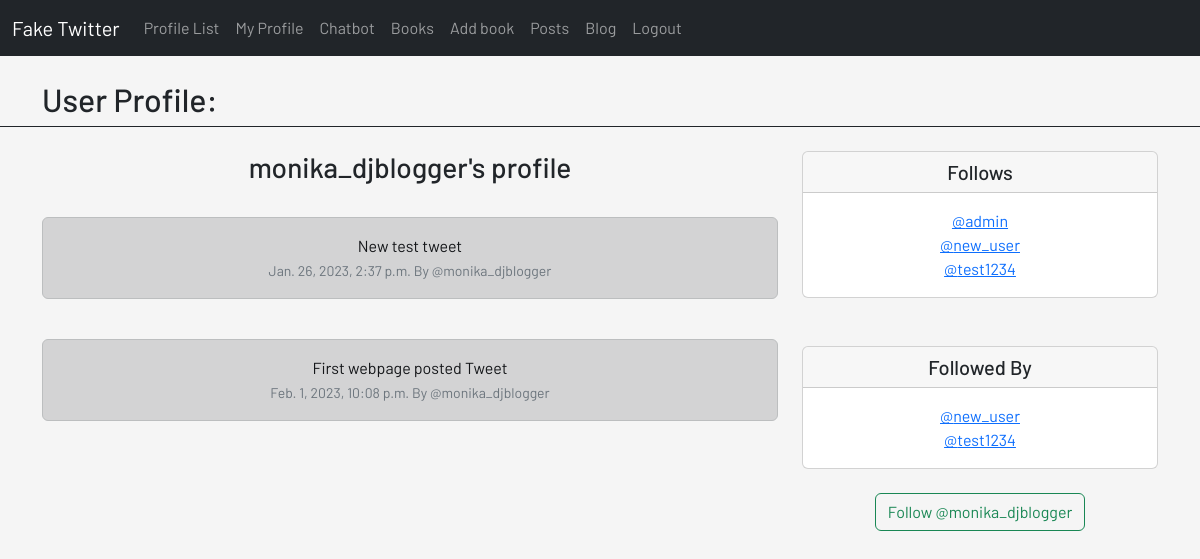
/profile/1/ (signed in), run on the app's committed database.
### main/models.py (models this page shows, shortened)
class Profile(models.Model):
    user = models.OneToOneField(User, on_delete=models.CASCADE)
    follows = models.ManyToManyField('self', related_name='followed_by', symmetrical=False, blank=True)
    date_modified = models.DateTimeField(User, auto_now=True)
    def __str__(self):
        return self.user.username

class Tweet(models.Model):
    user = models.ForeignKey(User, related_name="tweets", on_delete=models.DO_NOTHING)
    body = models.CharField(max_length=250)
    created_at = models.DateTimeField(auto_now_add=True)

### main/views.py (the view, shortened to what this page needs)
# urls.py: path('profile/<int:pk>/', views.profile, name='profile'),
def profile(request, pk):
    if request.user.is_authenticated:
        profile = Profile.objects.get(user_id=pk)
        tweets = Tweet.objects.filter(user_id=pk)
        return render(request, 'main/profile.html', {'profile': profile, 'tweets': tweets})
    else:
        messages.info(request, 'You Must Be Logged In To View This Page...')
        return redirect('main:home')

### main/templates/main/profile.html (shortened to what this page needs)
{% extends 'base.html' %}
{% block template %}
    {% include 'navbar-twitter.html' %}<br/>
    {% if profile %}
        <div class="border-bottom border-1 border-dark">
            <div class="container" style="text-align: left">
                <h2>User Profile:</h2>
            </div>
        </div><br/>
        <div class="container text-center">
            <div class="row">
                <div class="col-8">
                    <h3>{{ profile.user.username }}'s profile</h3><br/>
                    {% if tweets %}
                        {% for tweet in tweets %}
                            <div class="alert alert-dark" role="alert">
                                {{ tweet.body }}<br/>
            <small class="text-muted">
                {{ tweet.created_at }} By
                @{{ tweet.user.username }}
            </small>
                            </div><br/>
                        {% endfor %}
                    {% endif %}
                </div>
                <div class="col-4">
                    <div class="card">
                        <h5 class="card-header">Follows</h5>
                        <div class="card-body">
                            <p class="card-text">
                                {% for following in profile.follows.all %}
                                    <a href="{% url 'main:profile' following.user.id %}">@{{ following }}</a><br/>
                                {% endfor %}
                            </p>
                        </div>
                    </div>
                    <br/><br/>
                    <div class="card">
                        <h5 class="card-header">Followed By</h5>
                        <div class="card-body">
                            <p class="card-text">
                                {% for following in profile.followed_by.all %}
                                    <a href="{% url 'main:profile' following.user.id %}">@{{ following }}</a><br/>
                                {% endfor %}
                            </p>
                        </div>
                    </div><br/>
                    <form method="POST">
                        {% if profile in user.profile.follows.all %}
                            <button class="btn btn-outline-danger" name="follow" value="unfollow" type="submit">
                            Unfollow @{{ profile.user.username|lower }}
                            </button>
                        {% else %}
                            <button class="btn btn-outline-success" name="follow" value="follow" type="submit">
                            Follow @{{ profile.user.username|lower }}
                            </button>
                        {% endif %}
                    </form><br/>
                </div>
            </div>
        </div>
    {% endif %}
{% endblock %}

### static/css/main.css (style rules this page uses)
body { background-color: whitesmoke; }
html, body { font-family: 'Barlow', sans-serif; }

### data on the page
Profile: user.username "monika_djblogger"
Tweet: body "New test tweet", created_at "Jan. 26, 2023, 2:37 p.m.", user.username "monika_djblogger"
Tweet: body "First webpage posted Tweet", created_at "Feb. 1, 2023, 10:08 p.m.", user.username "monika_djblogger"
Profile: user.username "admin"
Profile: user.username "new_user"
Profile: user.username "test1234"
